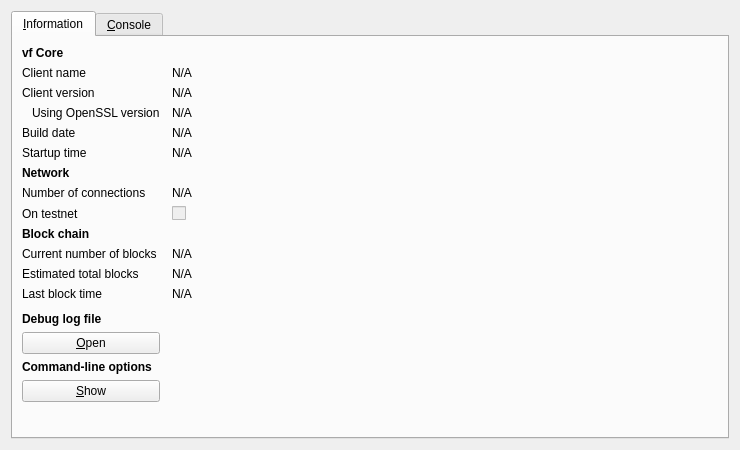
<?xml version="1.0" encoding="UTF-8"?>
<ui version="4.0">
 <class>RPCConsole</class>
 <widget class="QDialog" name="RPCConsole">
  <property name="geometry">
   <rect>
    <x>0</x>
    <y>0</y>
    <width>740</width>
    <height>450</height>
   </rect>
  </property>
  <property name="windowTitle">
   <string>vf - Debug window</string>
  </property>
  <layout class="QVBoxLayout" name="verticalLayout_2">
   <item>
    <widget class="QTabWidget" name="tabWidget">
     <property name="currentIndex">
      <number>0</number>
     </property>
     <widget class="QWidget" name="tab_info">
      <attribute name="title">
       <string>&amp;Information</string>
      </attribute>
      <layout class="QGridLayout" name="gridLayout" columnstretch="0,1">
       <property name="horizontalSpacing">
        <number>12</number>
       </property>
       <item row="0" column="0">
        <widget class="QLabel" name="label_9">
         <property name="font">
          <font>
           <weight>75</weight>
           <bold>true</bold>
          </font>
         </property>
         <property name="text">
          <string>vf Core</string>
         </property>
        </widget>
       </item>
       <item row="1" column="0">
        <widget class="QLabel" name="label_5">
         <property name="text">
          <string>Client name</string>
         </property>
        </widget>
       </item>
       <item row="1" column="1">
        <widget class="QLabel" name="clientName">
         <property name="cursor">
          <cursorShape>IBeamCursor</cursorShape>
         </property>
         <property name="text">
          <string>N/A</string>
         </property>
         <property name="textFormat">
          <enum>Qt::PlainText</enum>
         </property>
         <property name="textInteractionFlags">
          <set>Qt::LinksAccessibleByMouse|Qt::TextSelectableByKeyboard|Qt::TextSelectableByMouse</set>
         </property>
        </widget>
       </item>
       <item row="2" column="0">
        <widget class="QLabel" name="label_6">
         <property name="text">
          <string>Client version</string>
         </property>
        </widget>
       </item>
       <item row="2" column="1">
        <widget class="QLabel" name="clientVersion">
         <property name="cursor">
          <cursorShape>IBeamCursor</cursorShape>
         </property>
         <property name="text">
          <string>N/A</string>
         </property>
         <property name="textFormat">
          <enum>Qt::PlainText</enum>
         </property>
         <property name="textInteractionFlags">
          <set>Qt::LinksAccessibleByMouse|Qt::TextSelectableByKeyboard|Qt::TextSelectableByMouse</set>
         </property>
        </widget>
       </item>
       <item row="3" column="0">
        <widget class="QLabel" name="label_14">
         <property name="text">
          <string>Using OpenSSL version</string>
         </property>
         <property name="indent">
          <number>10</number>
         </property>
        </widget>
       </item>
       <item row="3" column="1">
        <widget class="QLabel" name="openSSLVersion">
         <property name="cursor">
          <cursorShape>IBeamCursor</cursorShape>
         </property>
         <property name="text">
          <string>N/A</string>
         </property>
         <property name="textFormat">
          <enum>Qt::PlainText</enum>
         </property>
         <property name="textInteractionFlags">
          <set>Qt::LinksAccessibleByMouse|Qt::TextSelectableByKeyboard|Qt::TextSelectableByMouse</set>
         </property>
        </widget>
       </item>
       <item row="4" column="0">
        <widget class="QLabel" name="label_12">
         <property name="text">
          <string>Build date</string>
         </property>
        </widget>
       </item>
       <item row="4" column="1">
        <widget class="QLabel" name="buildDate">
         <property name="cursor">
          <cursorShape>IBeamCursor</cursorShape>
         </property>
         <property name="text">
          <string>N/A</string>
         </property>
         <property name="textFormat">
          <enum>Qt::PlainText</enum>
         </property>
         <property name="textInteractionFlags">
          <set>Qt::LinksAccessibleByMouse|Qt::TextSelectableByKeyboard|Qt::TextSelectableByMouse</set>
         </property>
        </widget>
       </item>
       <item row="5" column="0">
        <widget class="QLabel" name="label_13">
         <property name="text">
          <string>Startup time</string>
         </property>
        </widget>
       </item>
       <item row="5" column="1">
        <widget class="QLabel" name="startupTime">
         <property name="cursor">
          <cursorShape>IBeamCursor</cursorShape>
         </property>
         <property name="text">
          <string>N/A</string>
         </property>
         <property name="textFormat">
          <enum>Qt::PlainText</enum>
         </property>
         <property name="textInteractionFlags">
          <set>Qt::LinksAccessibleByMouse|Qt::TextSelectableByKeyboard|Qt::TextSelectableByMouse</set>
         </property>
        </widget>
       </item>
       <item row="6" column="0">
        <widget class="QLabel" name="label_11">
         <property name="font">
          <font>
           <weight>75</weight>
           <bold>true</bold>
          </font>
         </property>
         <property name="text">
          <string>Network</string>
         </property>
        </widget>
       </item>
       <item row="7" column="0">
        <widget class="QLabel" name="label_7">
         <property name="text">
          <string>Number of connections</string>
         </property>
        </widget>
       </item>
       <item row="7" column="1">
        <widget class="QLabel" name="numberOfConnections">
         <property name="cursor">
          <cursorShape>IBeamCursor</cursorShape>
         </property>
         <property name="text">
          <string>N/A</string>
         </property>
         <property name="textFormat">
          <enum>Qt::PlainText</enum>
         </property>
         <property name="textInteractionFlags">
          <set>Qt::LinksAccessibleByMouse|Qt::TextSelectableByKeyboard|Qt::TextSelectableByMouse</set>
         </property>
        </widget>
       </item>
       <item row="8" column="0">
        <widget class="QLabel" name="label_8">
         <property name="text">
          <string>On testnet</string>
         </property>
        </widget>
       </item>
       <item row="8" column="1">
        <widget class="QCheckBox" name="isTestNet">
         <property name="enabled">
          <bool>false</bool>
         </property>
         <property name="text">
          <string/>
         </property>
        </widget>
       </item>
       <item row="9" column="0">
        <widget class="QLabel" name="label_10">
         <property name="font">
          <font>
           <weight>75</weight>
           <bold>true</bold>
          </font>
         </property>
         <property name="text">
          <string>Block chain</string>
         </property>
        </widget>
       </item>
       <item row="10" column="0">
        <widget class="QLabel" name="label_3">
         <property name="text">
          <string>Current number of blocks</string>
         </property>
        </widget>
       </item>
       <item row="10" column="1">
        <widget class="QLabel" name="numberOfBlocks">
         <property name="cursor">
          <cursorShape>IBeamCursor</cursorShape>
         </property>
         <property name="text">
          <string>N/A</string>
         </property>
         <property name="textFormat">
          <enum>Qt::PlainText</enum>
         </property>
         <property name="textInteractionFlags">
          <set>Qt::LinksAccessibleByMouse|Qt::TextSelectableByKeyboard|Qt::TextSelectableByMouse</set>
         </property>
        </widget>
       </item>
       <item row="11" column="0">
        <widget class="QLabel" name="label_4">
         <property name="text">
          <string>Estimated total blocks</string>
         </property>
        </widget>
       </item>
       <item row="11" column="1">
        <widget class="QLabel" name="totalBlocks">
         <property name="cursor">
          <cursorShape>IBeamCursor</cursorShape>
         </property>
         <property name="text">
          <string>N/A</string>
         </property>
         <property name="textFormat">
          <enum>Qt::PlainText</enum>
         </property>
         <property name="textInteractionFlags">
          <set>Qt::LinksAccessibleByMouse|Qt::TextSelectableByKeyboard|Qt::TextSelectableByMouse</set>
         </property>
        </widget>
       </item>
       <item row="12" column="0">
        <widget class="QLabel" name="label_2">
         <property name="text">
          <string>Last block time</string>
         </property>
        </widget>
       </item>
       <item row="12" column="1">
        <widget class="QLabel" name="lastBlockTime">
         <property name="cursor">
          <cursorShape>IBeamCursor</cursorShape>
         </property>
         <property name="text">
          <string>N/A</string>
         </property>
         <property name="textFormat">
          <enum>Qt::PlainText</enum>
         </property>
         <property name="textInteractionFlags">
          <set>Qt::LinksAccessibleByMouse|Qt::TextSelectableByKeyboard|Qt::TextSelectableByMouse</set>
         </property>
        </widget>
       </item>
       <item row="13" column="0">
        <spacer name="verticalSpacer_2">
         <property name="orientation">
          <enum>Qt::Vertical</enum>
         </property>
         <property name="sizeHint" stdset="0">
          <size>
           <width>20</width>
           <height>20</height>
          </size>
         </property>
        </spacer>
       </item>
       <item row="14" column="0">
        <widget class="QLabel" name="labelDebugLogfile">
         <property name="font">
          <font>
           <weight>75</weight>
           <bold>true</bold>
          </font>
         </property>
         <property name="text">
          <string>Debug log file</string>
         </property>
        </widget>
       </item>
       <item row="15" column="0">
        <widget class="QPushButton" name="openDebugLogfileButton">
         <property name="toolTip">
          <string>Open the vf debug log file from the current data directory. This can take a few seconds for large log files.</string>
         </property>
         <property name="text">
          <string>&amp;Open</string>
         </property>
         <property name="autoDefault">
          <bool>false</bool>
         </property>
        </widget>
       </item>
       <item row="16" column="0">
        <widget class="QLabel" name="labelCLOptions">
         <property name="font">
          <font>
           <weight>75</weight>
           <bold>true</bold>
          </font>
         </property>
         <property name="text">
          <string>Command-line options</string>
         </property>
        </widget>
       </item>
       <item row="17" column="0">
        <widget class="QPushButton" name="showCLOptionsButton">
         <property name="toolTip">
          <string>Show the vf-Qt help message to get a list with possible vf command-line options.</string>
         </property>
         <property name="text">
          <string>&amp;Show</string>
         </property>
         <property name="autoDefault">
          <bool>false</bool>
         </property>
        </widget>
       </item>
       <item row="18" column="0">
        <spacer name="verticalSpacer">
         <property name="orientation">
          <enum>Qt::Vertical</enum>
         </property>
         <property name="sizeHint" stdset="0">
          <size>
           <width>20</width>
           <height>40</height>
          </size>
         </property>
        </spacer>
       </item>
      </layout>
     </widget>
     <widget class="QWidget" name="tab_console">
      <attribute name="title">
       <string>&amp;Console</string>
      </attribute>
      <layout class="QVBoxLayout" name="verticalLayout_3">
       <property name="spacing">
        <number>3</number>
       </property>
       <item>
        <widget class="QTextEdit" name="messagesWidget">
         <property name="minimumSize">
          <size>
           <width>0</width>
           <height>100</height>
          </size>
         </property>
         <property name="readOnly">
          <bool>true</bool>
         </property>
         <property name="tabKeyNavigation" stdset="0">
          <bool>false</bool>
         </property>
         <property name="columnCount" stdset="0">
          <number>2</number>
         </property>
        </widget>
       </item>
       <item>
        <layout class="QHBoxLayout" name="horizontalLayout">
         <property name="spacing">
          <number>3</number>
         </property>
         <item>
          <widget class="QLabel" name="label">
           <property name="text">
            <string notr="true">&gt;</string>
           </property>
          </widget>
         </item>
         <item>
          <widget class="QLineEdit" name="lineEdit"/>
         </item>
         <item>
          <widget class="QPushButton" name="clearButton">
           <property name="maximumSize">
            <size>
             <width>24</width>
             <height>24</height>
            </size>
           </property>
           <property name="toolTip">
            <string>Clear console</string>
           </property>
           <property name="text">
            <string/>
           </property>
           <property name="icon">
            <iconset resource="../bitcoin.qrc">
             <normaloff>:/icons/remove</normaloff>:/icons/remove</iconset>
           </property>
           <property name="shortcut">
            <string notr="true">Ctrl+L</string>
           </property>
           <property name="autoDefault">
            <bool>false</bool>
           </property>
          </widget>
         </item>
        </layout>
       </item>
      </layout>
     </widget>
    </widget>
   </item>
  </layout>
 </widget>
 <resources>
  <include location="../bitcoin.qrc"/>
 </resources>
 <connections/>
</ui>
